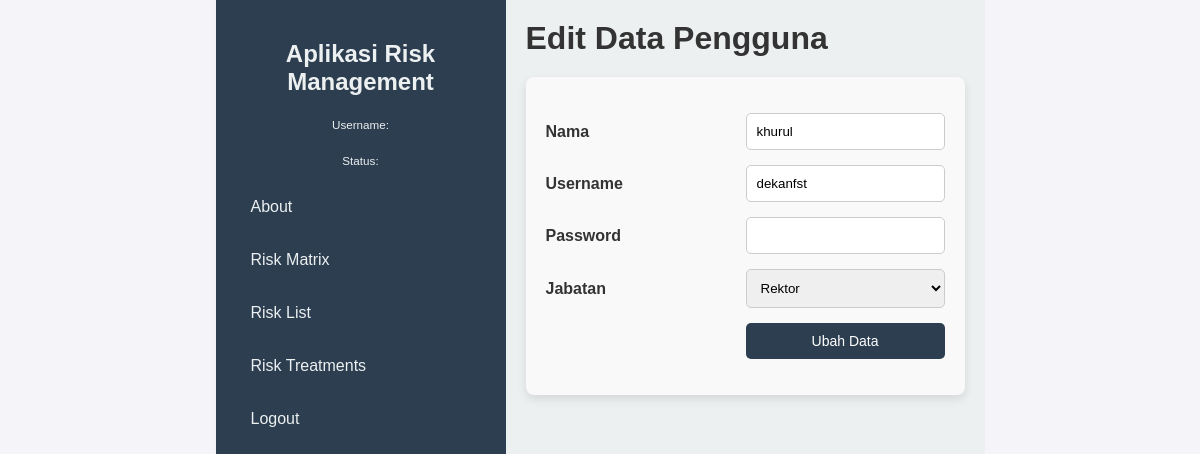
Page /menu_add_user/edit_user.php?id=2 on the earlier database version.
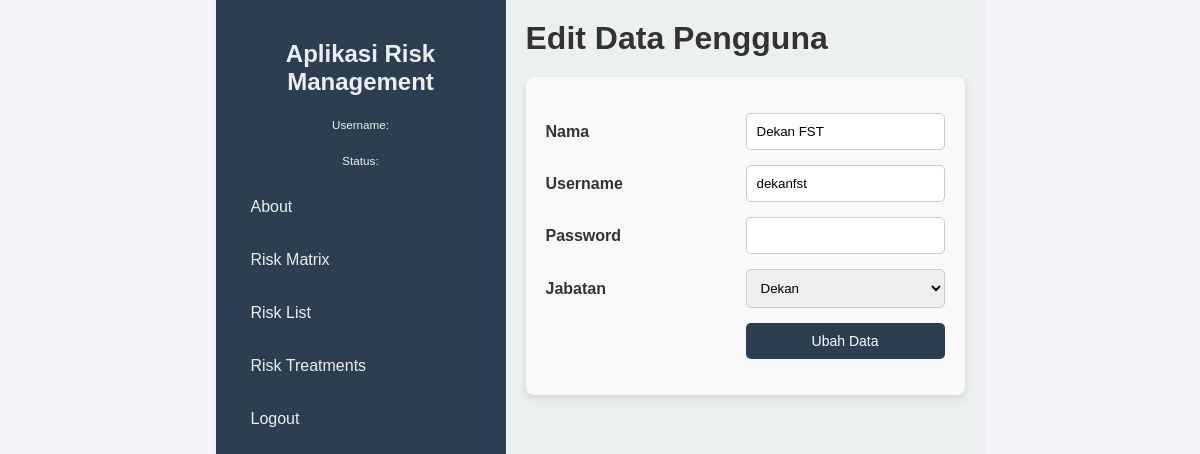
Same page on the later database version.
### tables this page shows
CREATE TABLE `user` (
  `id` int NOT NULL,
  `username` varchar(255) NOT NULL,
  `password` varchar(255) NOT NULL,
  `nama` varchar(255) NOT NULL,
  `status` varchar(20) NOT NULL
);

### menu_add_user/edit_user.php (the view, shortened to what this page needs)
<?php
require_once '../util/user.php';
$id = $_GET['id'];
$data_user =  data("SELECT * FROM user WHERE id = $id")[0];
function data($isiData){
    global $conn;
    $result = mysqli_query($conn, $isiData);
    $rows = [];
    while($row = mysqli_fetch_assoc($result)){
        $rows[] = $row;
    }
    return $rows;
}
?>
<!DOCTYPE html>
<html lang="en">
<head>
    <link rel="stylesheet" href="styles.css">
    <link rel="stylesheet" href="../css/dashboard.css">
    <link rel="stylesheet" href="../css/edit_user.css">
</head>
<body>
<div class="dashboard-container">
        <div class="sidebar">
            <h2>Aplikasi Risk Management</h2>
            <p><small>Username: <?php echo $_SESSION['nama']; ?></small></p>
            <p><small>Status: <?php echo $_SESSION['status']; ?></small></p>
            <ul class="sidebar-menu">
                <li><a href="../menu_halaman/about.php">About</a></li>
                <li><a href="../menu_halaman/riskMatrix.php">Risk Matrix</a></li>
                <li><a href="../menu_halaman/riskList.php">Risk List</a></li>
                <li><a href="../menu_halaman/riskTreatments.php">Risk Treatments</a></li>
                <li><a href="../logout.php">Logout</a></li>
            </ul>
        </div>
        <div class="main-content">
            <h1>Edit Data Pengguna</h1>
            <form action="" method="post">
                    <ul>
                        <li>
                            <label for="nama">Nama</label>
                            <input type="text" name="nama" id="nama" required value="<?= $data_user["nama"]; ?>">
                        </li>
                        <li>
                            <label for="username">Username</label>
                            <input type="text" name="username" id="username" required value="<?= $data_user["username"]; ?>">
                        </li>
                        <li>
                            <label for="password">Password</label>
                            <input type="password" name="password" id="password">
                        </li>
                        <li>
                            <label for="status">Jabatan</label>
                            <select name="status" id="status" required>
                                <option value="rektor" <?= $data_user["status"] == "rektor" ? "selected" : ""; ?>>Rektor</option>
                                <option value="Dekan" <?= $data_user["status"] == "Dekan" ? "selected" : ""; ?>>Dekan</option>
                            </select>
                        </li>
                        <li>
                            <button type="submit" name="submit">Ubah Data</button>
                        </li>
                    </ul>
            </form>
        </div>
</div>
</body>
</html>

Differences in the rows shown:
changed user "dekanfst": nama "khurul" → "Dekan FST"; status (not shown) → "Dekan"
Other differences:
form field status: "Rektor" → (not shown)
